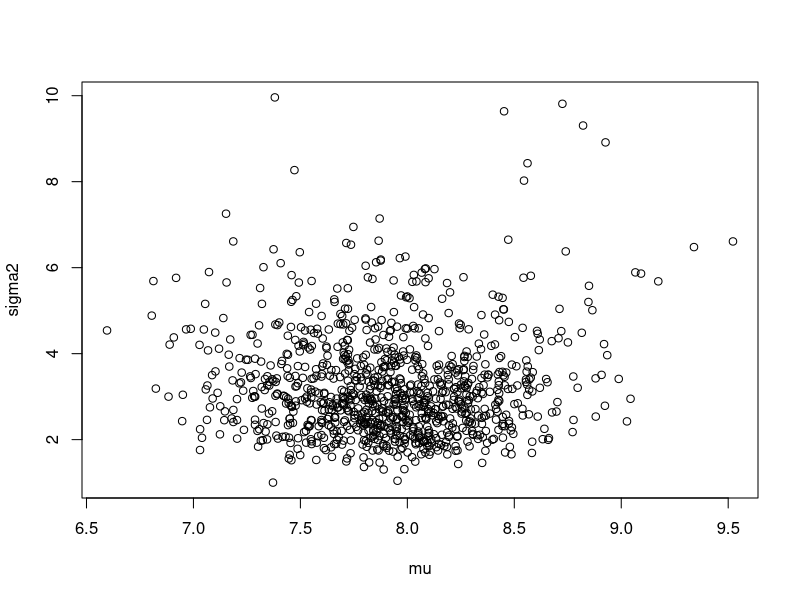
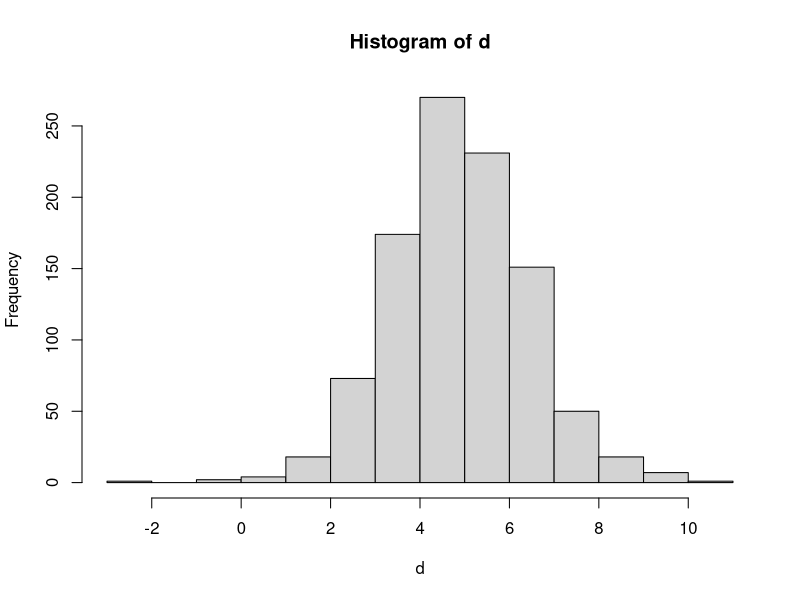

The R script that drew these images, in order:
# Exercise 1
#a)
y=c(9, 8.5, 7, 8.5, 6, 12.5, 6, 9, 8.5, 7.5, 8, 6, 9, 8, 7, 10, 9, 7.5, 5, 6.5)
S=sum((y-mean(y))^2)
n=length(y)
sigma2=S/rchisq(1000,n-1)
mu=rnorm(1000, mean = mean(y), sd=sqrt(sigma2/n))
plot(mu,sigma2)
#b)
quantile(mu,c(0.05,0.95))
quantile(sqrt(sigma2),c(0.05,0.95))
#c)
p75=mu+0.674*sqrt(sigma2)
cbind(mean(p75),sqrt(var(p75)))

# Exercise 2
#a) 
#Since the samples are independent, the likelyhood L(x1,x2,..xm, y1,y2,..yn) 
#is the product of [f1(x1)*..f1(xm)]*[f2(y1)*..f2(ym)], where f1 and f2 are normal densities
#with means mu1 and mu2 and standard deviation sigma1 and sigma2 accordingly.
#The prior is a product of individual uninformative priors 1/sigma1^2 and 1/sigma2^2.
#The posterior density is then a product of the individual posterior densities 
# 1/(sigma1^2)^(m/2+1)*exp(-1/(2*sigma1^2)*(S1+m*(mu1-xbar)^2)) and
# 1/(sigma2^2)^(n/2+1)*exp(-1/(2*sigma2^2)*(S2+n*(mu2-ybar)^2)), where xbar and ybar are sample means
# of samples x and y respectively, S1 and S2 are given by sum(xi-xbar)^2 sum(yi-ybar)^2 and .
# The vectors (mu1,sigma1) and (mu2,sigma2) are independent since their joint posterior density
# is a product of their individual posterior density functions.
# P.S. There is no such notion as "independent distributions".
#b)
#Simulate (mu1,sigma1) as in exercise 1, using sample x. In the very same way, simulate (mu2,sigma2)
#using sample y. Combine the values into (mu1,sigma1,mu2,sigma2).
#c)
x=c(120, 107, 110, 116, 114, 111, 113, 117, 114, 112)
S=sum((x-mean(x))^2)
n=length(x)
sigma2=S/rchisq(1000,n-1)
mux=rnorm(1000, mean = mean(x), sd=sqrt(sigma2/n))

y=c(110, 111, 107, 108, 110, 105, 107, 106, 111, 111)
S=sum((y-mean(y))^2)
m=length(y)
sigma2=S/rchisq(1000,m-1)
muy=rnorm(1000, mean = mean(y), sd=sqrt(sigma2/m))

d=mux-muy
hist(d)
CI=quantile(d,c(0.025,0.975))
print(CI)
print(mean(d))
# Since the 95% confidence interval does not contain zero, we reject the hypothesis that male and female
# means are equal at 5% significance level.
#    2.5%    97.5% 
#1.467182 7.853980 